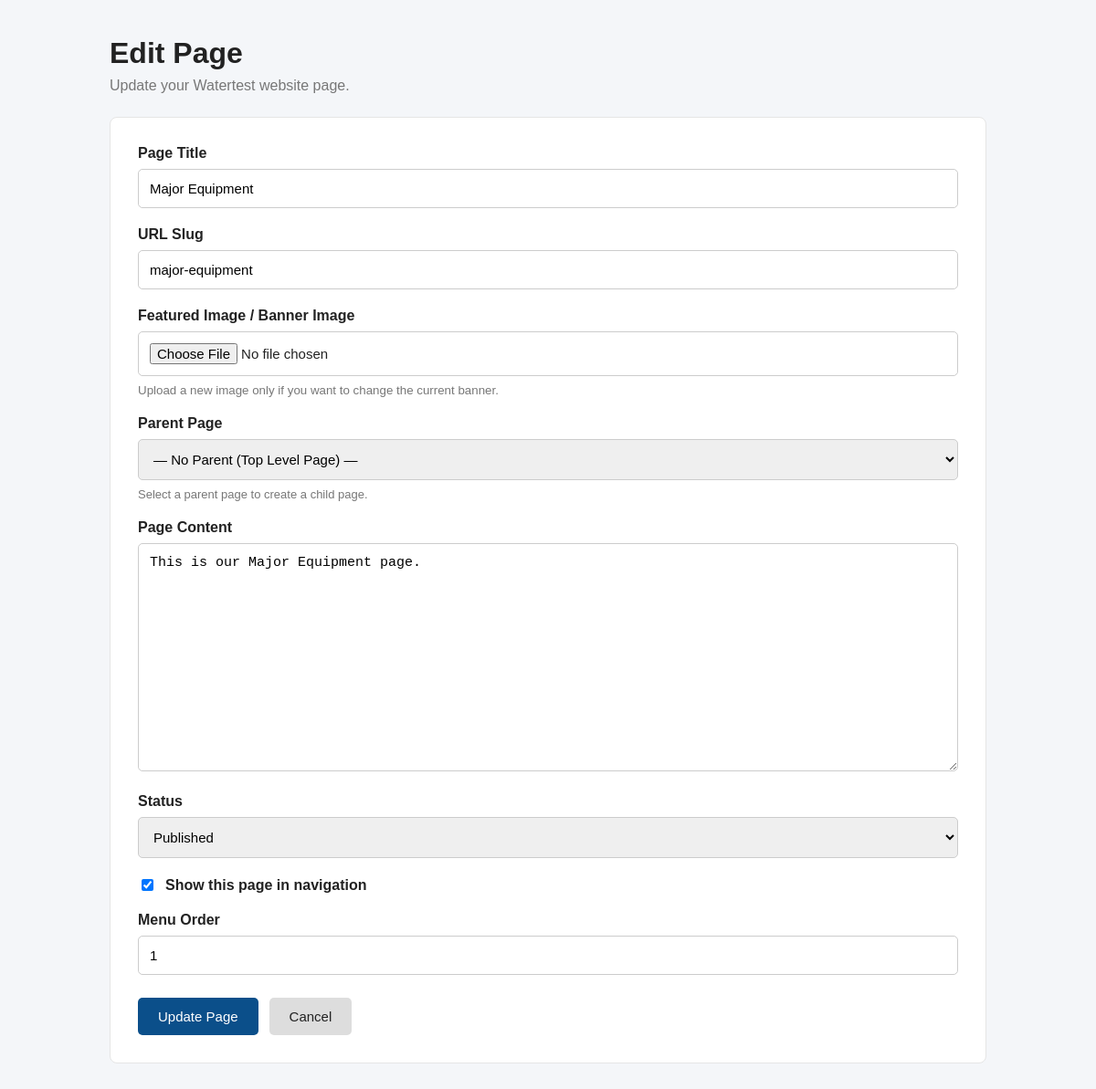
/dashboard/pages/edit/3/ (signed in), run on the app's committed database.
### website/models.py (models this page shows, shortened)
class Page(models.Model):
    STATUS_CHOICES = [
        ("draft", "Draft"),
        ("published", "Published"),
    ]
    title = models.CharField(max_length=300)
    slug = models.SlugField(
        max_length=300,
        unique=True,
        blank=True
    )
    content = models.TextField(
        blank=True
    )
    featured_image = models.ImageField(
        upload_to="pages/",
        blank=True,
        null=True
    )
    status = models.CharField(
        max_length=20,
        choices=STATUS_CHOICES,
        default="draft"
    )
    show_in_menu = models.BooleanField(
        default=False
    )
    menu_order = models.PositiveIntegerField(
        default=0
    )
    parent = models.ForeignKey(
        "self",
        on_delete=models.CASCADE,
        blank=True,
        null=True,
        related_name="children"
    )
    created_at = models.DateTimeField(
        auto_now_add=True
    )
    updated_at = models.DateTimeField(
        auto_now=True
    )

### website/views.py (the view, shortened to what this page needs)
@login_required
def edit_page(request, page_id):
    page = get_object_or_404(
        Page,
        id=page_id
    )
    parent_pages = Page.objects.exclude(
        id=page.id
    ).order_by(
        "menu_order",
        "title"
    )
    return render(
        request,
        "website/page_edit.html",
        {
            "page": page,
            "parent_pages": parent_pages,
        }
    )

### website/context_processors.py (called while the page is built)
def menu_pages(request):
    menu_pages = Page.objects.filter(
        status="published",
        show_in_menu=True,
        parent__isnull=True
    ).prefetch_related(
        "children"
    ).order_by(
        "menu_order",
        "title"
    )
    return {
        "menu_pages": menu_pages
    }

### templates/website/page_edit.html (shortened to what this page needs)
{% load static %}
<!DOCTYPE html>
<html lang="en">
<head>
</head>
<body>
<div class="page-wrapper">
    <div class="page-header">
        <h1>Edit Page</h1>
        <p>
            Update your Watertest website page.
        </p>
    </div>
    <div class="form-box">
       <form method="POST" enctype="multipart/form-data">
            <div class="form-group">
                <label for="title">
                    Page Title
                </label>
                <input
                    type="text"
                    id="title"
                    name="title"
                    value="{{ page.title }}"
                    required>
            </div>
            <div class="form-group">
                <label for="slug">
                    URL Slug
                </label>
                <input
                    type="text"
                    id="slug"
                    name="slug"
                    value="{{ page.slug }}"
                    required>
            </div>
            <div class="form-group">
    <label for="featured_image">
        Featured Image / Banner Image
    </label>
    <input
        type="file"
        id="featured_image"
        name="featured_image"
        accept="image/*"
    >
    <small style="
        display:block;
        margin-top:8px;
        color:#777;
    ">
        Upload a new image only if you want to change
        the current banner.
    </small>
</div>
            <div class="form-group">
                <label for="parent">
                    Parent Page
                </label>
                <select
                    id="parent"
                    name="parent">
                    <option value="">
                        — No Parent (Top Level Page) —
                    </option>
                </select>
                <small class="help-text">
                    Select a parent page to create a child page.
                </small>
            </div>
            <div class="form-group">
                <label for="content">
                    Page Content
                </label>
                <textarea
                    id="content"
                    name="content">{{ page.content }}</textarea>
            </div>
            <div class="form-group">
                <label for="status">
                    Status
                </label>
                <select
                    id="status"
                    name="status">
                    <option
                        value="published"
                        {% if page.status == "published" %}selected{% endif %}>
                        Published
                    </option>
                </select>
            </div>
            <div class="form-group checkbox-group">
                <input
                    type="checkbox"
                    id="show_in_menu"
                    name="show_in_menu"
                    {% if page.show_in_menu %}checked{% endif %}>
                <label for="show_in_menu">
                    Show this page in navigation
                </label>
            </div>
            <div class="form-group">
                <label for="menu_order">
                    Menu Order
                </label>
                <input
                    type="number"
                    id="menu_order"
                    name="menu_order"
                    value="{{ page.menu_order }}"
                    min="0">
            </div>
            <div class="button-row">
                <button
                    type="submit"
                    class="btn btn-primary">
                    Update Page
                </button>
                <a
                    href="{% url 'pages' %}"
                    class="btn btn-secondary">
                    Cancel
                </a>
            </div>
        </form>
    </div>
</div>
</body>
</html>

### templates/website/page_edit.html (style rules this page uses)
* { box-sizing: border-box; }
body { margin: 0; font-family: Arial, sans-serif; background: #f4f6f9; color: #222; }
.page-wrapper { max-width: 1000px; margin: 40px auto; padding: 0 20px; }
.page-header { margin-bottom: 25px; }
.page-header h1 { margin: 0 0 8px; }
.page-header p { margin: 0; color: #777; }
.form-box { background: white; padding: 30px; border-radius: 8px; border: 1px solid #e5e5e5; }
.form-group { margin-bottom: 20px; }
label { display: block; margin-bottom: 8px; font-weight: bold; }
input, textarea, select { width: 100%; padding: 12px; border: 1px solid #ccc; border-radius: 5px; font-size: 15px; }
textarea { min-height: 250px; resize: vertical; }
.checkbox-group { display: flex; align-items: center; gap: 10px; }
.checkbox-group input { width: auto; }
.checkbox-group label { margin: 0; }
.help-text { display: block; margin-top: 8px; color: #777; font-size: 13px; }
.button-row { display: flex; gap: 12px; margin-top: 25px; }
.btn { display: inline-block; padding: 12px 22px; border: 0; border-radius: 5px; cursor: pointer; text-decoration: none; font-size: 15px; }
.btn-primary { background: #0b4f8a; color: white; }
.btn-secondary { background: #ddd; color: #222; }

### data on the page
Page: title "Major Equipment", slug "major-equipment", content "This is our Major Equipment page.", status "Published", show_in_menu "☑", menu_order "1"
